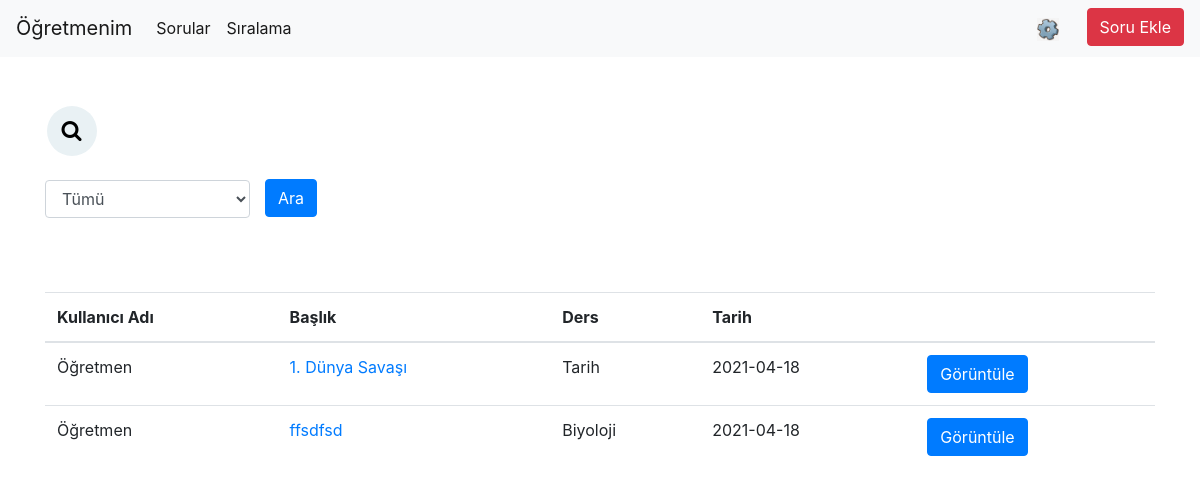
Page /questions (signed in) on the committed database.
### tables this page shows
CREATE TABLE "Questions" (
	"id"	INTEGER,
	"title"	TEXT,
	"content"	TEXT,
	"author"	TEXT,
	"lesson"	TEXT,
	"date"	TEXT,
	"imageName"	TEXT UNIQUE,
	"likecounter"	INTEGER,
	"likesid"	TEXT,
	PRIMARY KEY("id" AUTOINCREMENT)
);

### manage.py (the view, shortened to what this page needs)
@app.route('/questions',methods=["GET","POST"])
def questions():
    dataBase = sql.connect("ogretmenim.com.db")
    cursor = dataBase.cursor()
    cursor.execute("Select * from Questions")
    datas = cursor.fetchall()
    cursor.close()
    dataBase.close()
    return render_template("questions.html",datas=datas)

### templates/questions.html (shortened to what this page needs)
{% extends "layout.html" %}
{% block body %}
{% if datas and datas != [1,2] %}
    <div class="container">
        <div>
            <form>
                {% include "includes/search.html"%}
                <br>
                <select name="lessonfilter" id="lessonfilter" class="form-control" style="width: auto;">
                    <option value="All">Tümü</option>
                </select>
                <button class="btn btn-primary" style="margin-top: -6%; margin-left: 220px;">Ara</button>
            </form>
            <table class="table table-hover" style="position: relative; top:50px;">
                <thead>
                    <tr>
                        <th scope="col">Kullanıcı Adı</th>
                        <th scope="col">Başlık</th>
                        <th scope="col">Ders</th>
                        <th scope="col">Tarih</th>
                        <th scope="col"></th>
                    </tr>
                </thead>
                <tbody>
                    {% for data in datas %}
                        <tr>
                            <td>{{data[3]}}</td>
                            <td><a href="/view-question/{{data[0]}}">{{data[1]}}</a></td>
                            <td>{{data[4]}}</td>
                            <td>{{data[5]}}</td>
                            <td><a href="/view-question/{{data[0]}}" class="btn btn-primary">Görüntüle</a></td>
                        </tr>
                    {% endfor %}
                </tbody>
            </table>
        </div>
    </div>
{% elif datas == [1,2]%}
    <div class="alert alert-warning">Aradığınız başlığa uygun bir soru bulamadık</div>
{% else %}
    <div class="alert alert-warning">Henüz eklenmiş bir soru bulunmamaktadır</div>
{% endif %}
{% endblock body %}

### static/css/css.css (style rules this page uses)
body { margin-top:20px; }

### rows in the picture
Questions: author "Öğretmen", title "1. Dünya Savaşı", lesson "Tarih", date "2021-04-18"
Questions: author "Öğretmen", title "ffsdfsd", lesson "Biyoloji", date "2021-04-18"
